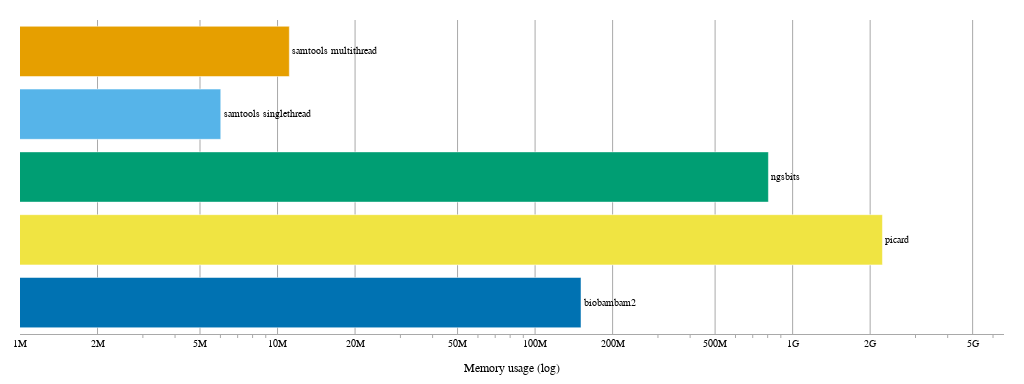

The notebook cell this image was saved under:
### Code cell
figure_memory = go.Figure()

color_counter = 0
for run_type in type_order:
    figure_memory.add_trace(
        go.Bar(
            name=run_type,
            text=run_type,
            textposition="outside",
            cliponaxis=False,
            y=[run_type],
            x=[df_grouped[df_grouped["type"] == run_type]["rss"].median()],
            orientation="h",
            marker_color=type_to_color[run_type],
        )
    )
    color_counter += 1

figure_memory.update_layout(
    dict(
        width=570,
        height=215,
        margin=dict(l=20, r=20, t=20, b=20),
        template="plotly_white",
        font=dict(family="Arial", color="#000000", size=10),
        showlegend=False,
        xaxis_title="Memory usage (log)",
    )
)
figure_memory.update_xaxes(
    zeroline=True,
    range=[
        6,
        np.log10(ceil(df_grouped["rss"].max())) * 1.05,
    ],
    tickformat="~s",
    title_font=dict(family="Arial", color="#000000", size=12),
    type="log",
    showline=True,
    linecolor="darkgrey",
    gridcolor="darkgrey",
    minor_ticks="outside",
    minor_tickcolor="darkgrey",
)
figure_memory.update_yaxes(
    tickangle=270,
    showticklabels=False,
)
figure_memory.write_image("bam2fastqbenchmark_memory.pdf")

figure_memory.update_layout(
    dict(
        width=1024,
        height=384,
    )
)
figure_memory.show()

### Figure 1 — Plotly figure (JSON) as saved in the notebook; plotly's stock layout.template omitted (floating-point values rounded to 4 significant figures)
{"data": [{"cliponaxis": false, "marker": {"color": "#0072b2"}, "name": "biobambam2", "orientation": "h", "text": "biobambam2", "textposition": "outside", "type": "bar", "x": [150765568], "y": ["biobambam2"]}, {"cliponaxis": false, "marker": {"color": "#f0e442"}, "name": "picard", "orientation": "h", "text": "picard", "textposition": "outside", "type": "bar", "x": [2232053760], "y": ["picard"]}, {"cliponaxis": false, "marker": {"color": "#009e73"}, "name": "ngsbits", "orientation": "h", "text": "ngsbits", "textposition": "outside", "type": "bar", "x": [805421056], "y": ["ngsbits"]}, {"cliponaxis": false, "marker": {"color": "#56b4e9"}, "name": "samtools singlethread", "orientation": "h", "text": "samtools singlethread", "textposition": "outside", "type": "bar", "x": [6019072], "y": ["samtools singlethread"]}, {"cliponaxis": false, "marker": {"color": "#e69f00"}, "name": "samtools multithread", "orientation": "h", "text": "samtools multithread", "textposition": "outside", "type": "bar", "x": [11110400], "y": ["samtools multithread"]}], "layout": {"font": {"color": "#000000", "family": "Arial", "size": 10}, "height": 384, "margin": {"b": 20, "l": 20, "r": 20, "t": 20}, "showlegend": false, "width": 1024, "xaxis": {"gridcolor": "darkgrey", "linecolor": "darkgrey", "minor": {"tickcolor": "darkgrey", "ticks": "outside"}, "range": [6, 9.821], "showline": true, "tickformat": "~s", "title": {"font": {"color": "#000000", "family": "Arial", "size": 12}, "text": "Memory usage (log)"}, "type": "log", "zeroline": true}, "yaxis": {"showticklabels": false, "tickangle": -90}}}
